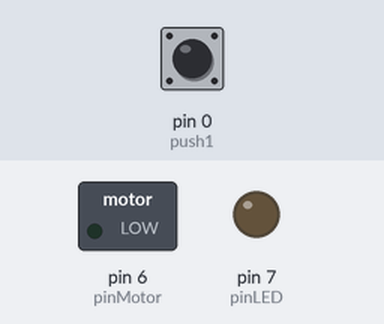
The sketch below on a simulated Arduino Uno, built with avr-gcc and run on an emulated ATmega328P. On the bench: switched loads named in the sketch (green lamp = pin HIGH), output pins drawn as LEDs (lit = HIGH). Dashed ring = blinking. The inputs (shaded band) are chosen by the test bench; at power-on: pin 0 (push1) HIGH.

Above: at 1.2 s.
1.3 s: pin 0 (push1) pulled LOW for 1 s
At 3.0 s:
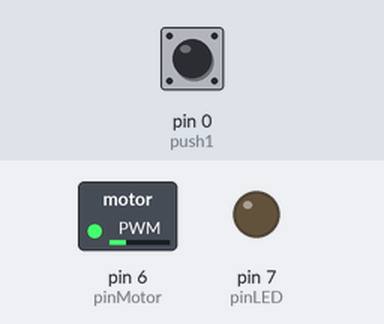
4.3 s: pin 0 (push1) pulled LOW for 3.2 s
At 4.4 s:
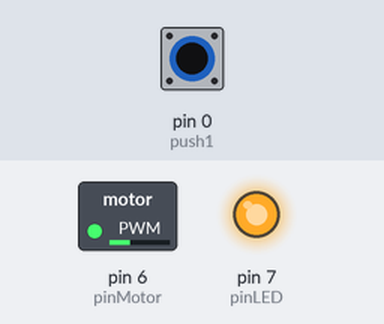
9.0 s: pin 0 (push1) pulled LOW for 1 s
At 11.3 s:
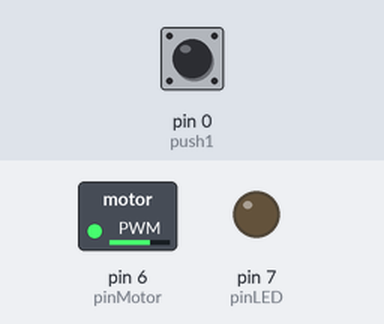
12.0 s: pin 0 (push1) pulsed LOW 2 times (0.12 s each, 0.3 s apart)
At 12.1 s:
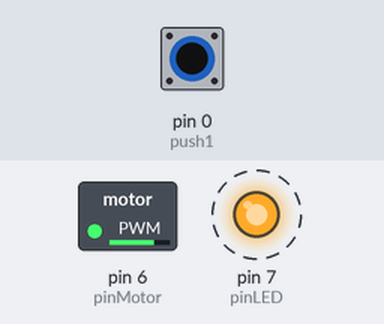
14.1 s: pin 0 (push1) pulled LOW for 1 s
At 14.2 s:
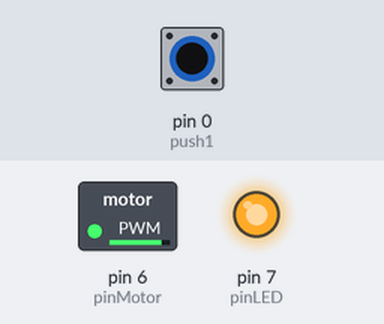
Timing chart, 0 to 17.1 s (numbered marks = the images above; inputs shaded):
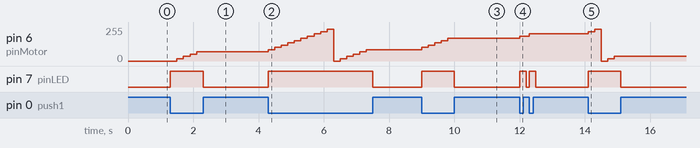

Measured:
- after the input at 1.3 s, pin 6 (pinMotor): 0/255 → 17/255 after 0.20 s, → 34/255 0.20 s later, → 51/255 0.20 s later, → 68/255 0.20 s later; pin 7 (pinLED): LOW → HIGH at once, → LOW 1.0 s later
- after the input at 4.3 s, pin 6 (pinMotor): 68/255 → 85/255 at once, → 102/255 0.20 s later, → 119/255 0.20 s later, → 136/255 0.20 s later, … (16 changes in this stretch); pin 7 (pinLED): LOW → HIGH at once, → LOW 3.2 s later
- after the input at 9.0 s, pin 6 (pinMotor): moves from 85/255 to 170/255 over 0.80 s, starting at once; pin 7 (pinLED): LOW → HIGH at once, → LOW 1.0 s later
- after the input at 12.0 s, pin 6 (pinMotor): 170/255 → 187/255 at once, → 204/255 0.30 s later; pin 7 (pinLED): alternates HIGH for 0.20 s and LOW for 0.10 s, 4 changes in all, then stays LOW, starting at once
- after the input at 14.1 s, pin 6 (pinMotor): 204/255 → 221/255 at once, → 238/255 0.20 s later, → 0/255 0.20 s later, → 17/255 0.20 s later, … (5 changes in this stretch); pin 7 (pinLED): LOW → HIGH at once, → LOW 1.0 s later

The sketch:

P1_PWM_ver.2.ino
```cpp
/*
 * TEMAS: este programa contiene una implementación al uso de PWM
 * entrada de bottones
 * Desplegar PWM mediante la funcion AnalogWrite()
 */

const byte pinLED= 7;
const byte pinMotor = 6;

const byte push1= 0;

void setup() {
  pinMode(pinLED, OUTPUT);
  pinMode(pinMotor, OUTPUT);
  pinMode(push1, INPUT_PULLUP);

}
//variables Globales
uint8_t contador; // si hay mucho codigo --> uint8_t contador=0;

void loop() {
  boolean estadoPush = digitalRead(push1);

  if(estadoPush==LOW){
    digitalWrite(pinLED,HIGH);

    //asignacion valor de PWM
    analogWrite(pinMotor,contador);
    contador = contador+17; //** 255/15=17
    if(contador>=255){
      contador=0;
    }

    delay(200);
    digitalWrite(pinLED,LOW);
  }

}//fin void loop()
```
